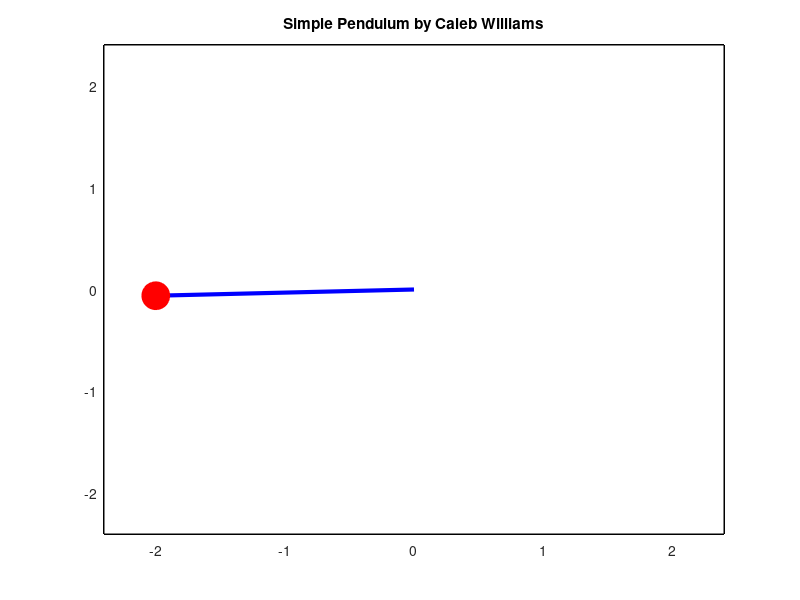

This chart was generated by the following MATLAB code:
% Caleb Williams (5/2/19)
% Animates the motion of a simple pendulum as a function of time.
clear all; close all; clc;

% All units in the SI system
m=1; % pendulum bob mass
l=2; % pendulum rod length
g=9.81; % acceleration due to gravity
t=10; % simulation time
c=0.25; % damping coefficient
tStep=0.1; % simulation time step
iterations=t/tStep; % total number of iterations
% pre-allocation of variables for speed
theta=zeros(iterations,1);
omega=zeros(iterations,1);
alpha=zeros(iterations,1);
T=zeros(iterations,1);
theta(1,:)=pi/2; % initial angular position
omega(1,:)=0; % initial angular velocity
alpha(1,:)=0; % initial angular acceleration

% % Set up video
% v=VideoWriter('pendulum.avi');
% v.FrameRate=60;
% open(v);

for n=1:iterations
    % Iteratively solve equations of motion using Euler's Method
    theta(n+1,:)=theta(n,:)+omega(n,:)*tStep; % new angular position
    omega(n+1,:)=omega(n,:)+alpha(n,:)*tStep; % new angular velocity
    alpha(n+1,:)=(-g*sin(theta(n+1,:)))/l-c*omega(n+1,:); % new angular acceleration
    
    % Plot everything for the video
    hold on;
    fill([-l-0.2*l l+0.2*l l+0.2*l -l-0.2*l],[-l-0.2*l -l-0.2*l l+0.2*l l+0.2*l],'w'); % clears background
    plot([0 l*sin(theta(n,:))],[0 -l*cos(theta(n,:))],'b','LineWidth',3); % plots rod
    plot(l*sin(theta(n,:)),-l*cos(theta(n,:)),'Marker','o','MarkerSize',20,'MarkerFaceColor','r','MarkerEdgeColor','r'); % plots bob
    %plot(0,0,'Marker','0','MarkerSize',5,'MarkerFaceColor','k','MarkerEdgeColor','k'); % plots pin
    xlim([-l-0.2*l l+0.2*l]);
    ylim([-l-0.2*l l+0.2*l]);
    title('Simple Pendulum by Caleb Williams');
    %frame=getframe(gcf);
    %writeVideo(v,frame);
end

%close(v);

